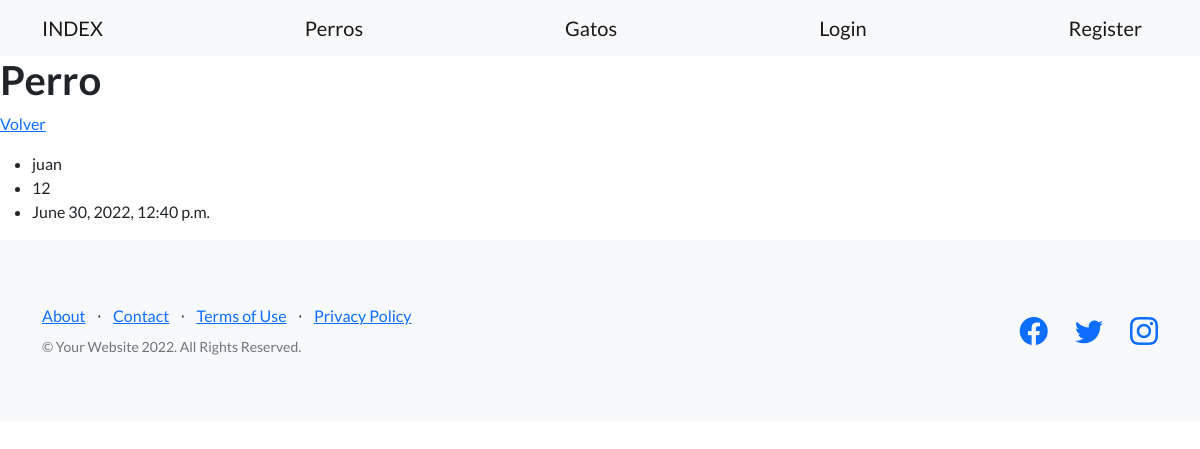
The app's page /mostrar-perro/14/ with its own data.
### desafio/models.py (models this page shows, shortened)
class Perro(models.Model):
    nombre = models.CharField(max_length=30)
    edad = models.IntegerField()
    fecha_creacion = models.DateTimeField(null=True)

### desafio/views.py (the view)
# urls.py: path('mostrar-perro/<int:id>/', mostrar_perro, name= "mostrar_perro")
def mostrar_perro(request, id):
    perro = Perro.objects.get(id=id)
    return render(request, "perro/mostrar_perro.html", {"perro": perro})

### Templates/perro/mostrar_perro.html (shortened to what this page needs)
{% extends 'base.html' %}
{% block texto_header %}
<h1>Perro</h1>
{% endblock texto_header %}
{% block despues_del_header %}
<p>
    <a href={% url 'listado_perros' %}>Volver</a>
</p>
<p>
    <ul>
        <li>
            {{perro.nombre}}
        </li>
        <li>
            {{perro.edad}}
        </li>
        <li>
            {{perro.fecha_creacion}}
        </li>
    </ul>
</p>
{% endblock despues_del_header %}

### records on screen
Perro: nombre "juan", edad "12", fecha_creacion "June 30, 2022, 12:40 p.m."
